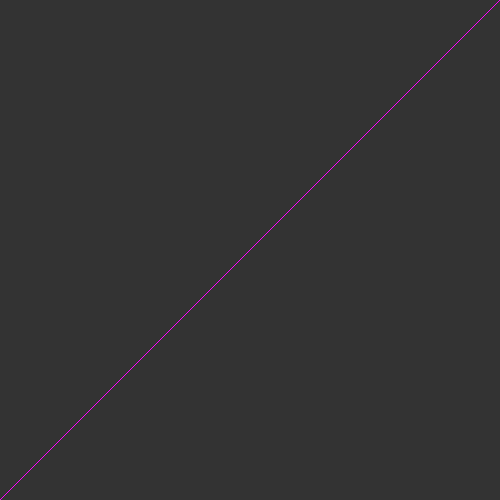
Frame 1 (no input)
Frame 60 (no input): identical to frame 1, image omitted
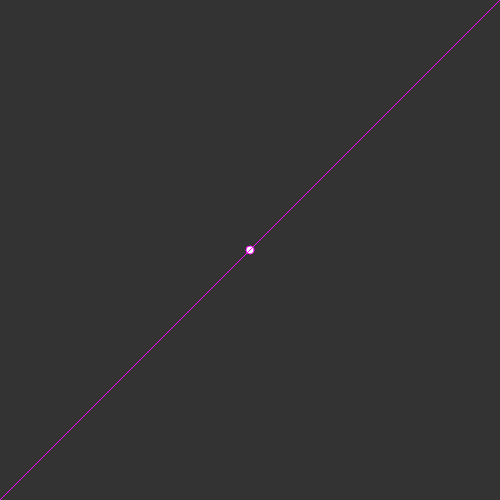
Frame 120 (the mouse pressed at the canvas centre since frame 60)

The p5.js sketch that drew these frames (run headless with seeded random() and noise() and a simulated clock; from frame 60 on, the mouse is pressed at the canvas centre):

// p5.js sketch
// ── sketch.js
let data = []

let m = 1
let b = 0

function setup() {
    createCanvas(500, 500)
}


function linearRegression() {
    let xsum = data.map((p) => p.x).reduce((a, x) => a + x)
    let ysum = data.map((p) => p.y).reduce((a, x) => a + x)
    
    let xmean = xsum / data.length
    let ymean = ysum / data.length

    let numerator = data.reduce(
        (a, p) => a + (p.x - xmean) * (p.y-ymean),
        0
    )

    let denominator = data.reduce(
        (a, p) => a + (p.x - xmean) * (p.x - xmean),
        0
    )

    m = numerator/denominator
    b = ymean - m * xmean
}

function drawLine() {
    let x1 = 0
    let y1 = m*x1 + b
    let x2 = 1
    let y2 = m*x2 + b

    x1 = map(x1, 0, 1, 0, width)
    y1 = map(y1, 0, 1, height, 0)
    x2 = map(x2, 0, 1, 0, width)
    y2 = map(y2, 0, 1, height, 0)

    stroke(255, 0, 255)
    line(x1, y1, x2, y2)
}


function mousePressed() {
    let x = map(mouseX, 0, width, 0, 1)
    let y = map(mouseY, 0, height, 1, 0)

    let point = createVector(x, y)
    data.push(point)

    if (data.length > 1) {
        linearRegression()
    }
}

function draw() {
    background(51)

    for (point of data) {
        let x = map(point.x, 0, 1, 0, width)
        let y = map(point.y, 0, 1, height, 0)

        fill(255)
        ellipse(x, y, 8, 8)
    }

    drawLine()

}
